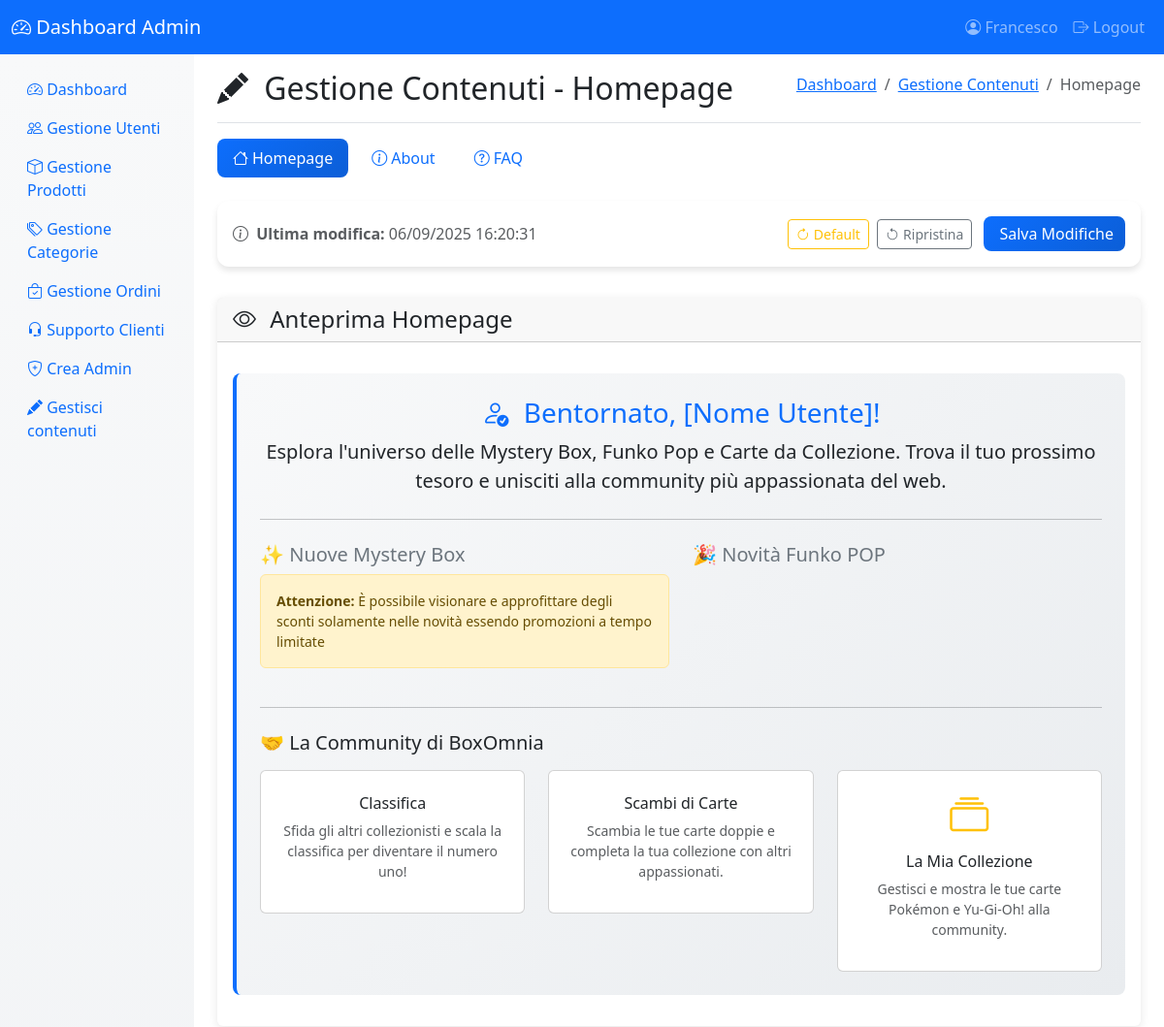
The app's page /pages/dashboard/gestione_contenuti.php (signed in, upper part), older data.
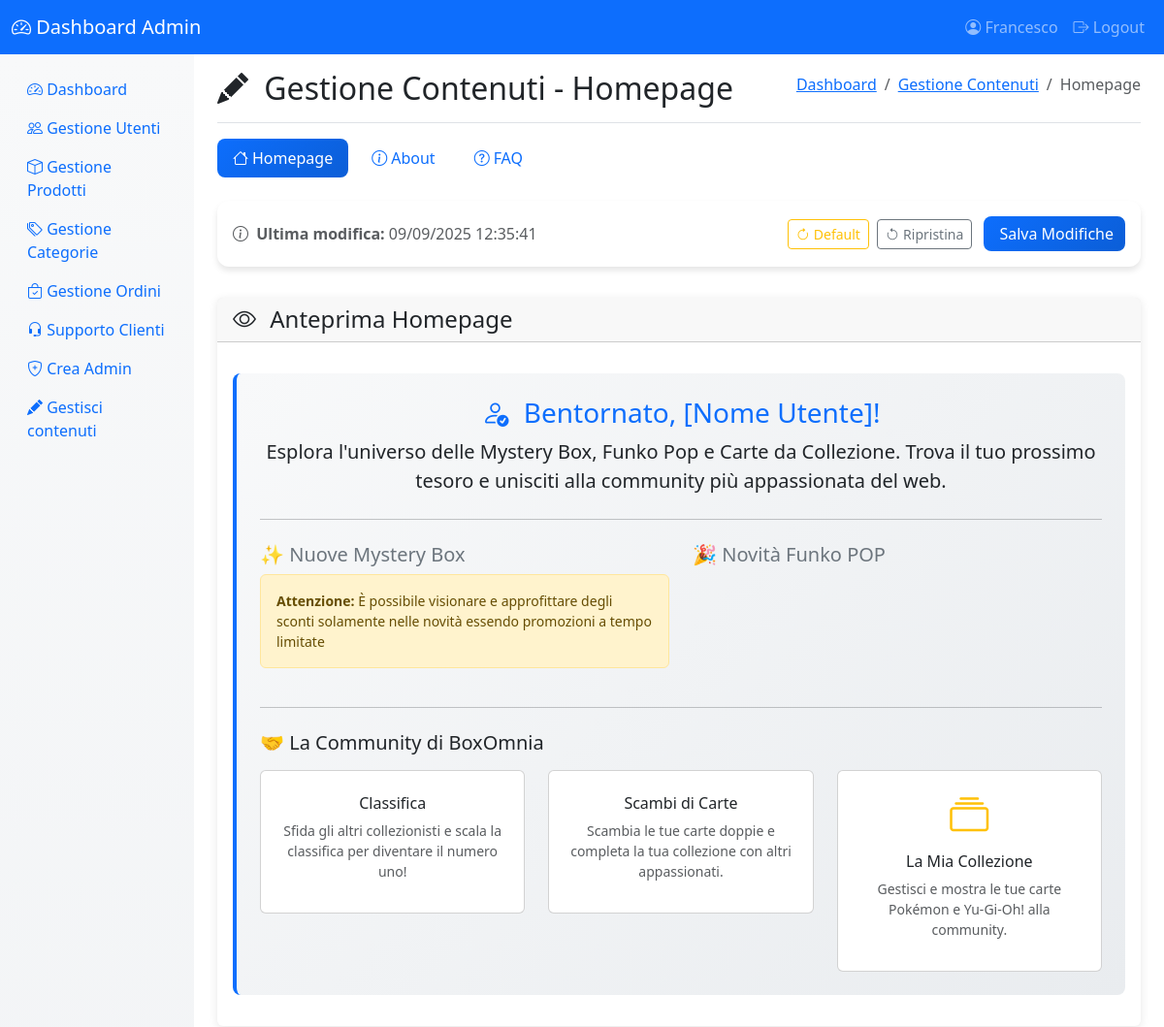
The same page, newer data.
### tables this page shows
CREATE TABLE `contenuti_modificabili` (
  `id_contenuto` varchar(50) NOT NULL,
  `testo_contenuto` mediumtext NOT NULL,
  `data_modifica` datetime DEFAULT CURRENT_TIMESTAMP ON UPDATE CURRENT_TIMESTAMP
);

### pages/dashboard/gestione_contenuti.php (the view, shortened to what the changed rows need)
<?php
$sezione_corrente = $_GET['sezione'] ?? 'homepage';
$messaggio = '';
try {
    $pdo = new PDO('mysql:host=localhost;dbname=boxomnia;charset=utf8mb4', 'admin', 'admin');
    $pdo->setAttribute(PDO::ATTR_ERRMODE, PDO::ERRMODE_EXCEPTION);
    $contenuti_query = [];
    switch ($sezione_corrente) {
        case 'homepage':
            $contenuti_query = [
                    'testo_benvenuto', 'titolo_mystery_box', 'titolo_funko_pop',
                    'titolo_community', 'avviso_promozioni', 'community_classifica_titolo',
                    'community_scambi_titolo', 'community_collezione_titolo',
                    'community_classifica_desc', 'community_scambi_desc', 'community_collezione_desc'
            ];
            break;
    }
    $placeholders = str_repeat('?,', count($contenuti_query) - 1) . '?';
    $stmt = $pdo->prepare("
        SELECT id_contenuto, testo_contenuto, data_modifica
        FROM contenuti_modificabili
        WHERE id_contenuto IN ($placeholders)
        ORDER BY data_modifica DESC
    ");
    $stmt->execute($contenuti_query);
    $contenuti_raw = $stmt->fetchAll(PDO::FETCH_ASSOC);
    $ultima_modifica_generale = null;
    foreach ($contenuti_raw as $contenuto) {
        if ($ultima_modifica_generale === null || $contenuto['data_modifica'] > $ultima_modifica_generale) {
            $ultima_modifica_generale = $contenuto['data_modifica'];
        }
    }
    $contenuti_default = [];
    switch ($sezione_corrente) {
        case 'homepage':
            $contenuti_default = [
                    'testo_benvenuto' => "Esplora l'universo delle Mystery Box, Funko Pop e Carte da Collezione. Trova il tuo prossimo tesoro e unisciti alla community più appassionata del web.",
                    'titolo_mystery_box' => '✨ Nuove Mystery Box',
                    'titolo_funko_pop' => '🎉 Novità Funko POP',
                    'titolo_community' => '🤝 La Community di BoxOmnia',
                    'avviso_promozioni' => 'È possibile visionare e approfittare degli sconti solamente nelle novità essendo promozioni a tempo limitate',
                    'community_classifica_titolo' => 'Classifica',
                    'community_scambi_titolo' => 'Scambi di Carte',
                    'community_collezione_titolo' => 'La Mia Collezione',
                    'community_classifica_desc' => 'Sfida gli altri collezionisti e scala la classifica per diventare il numero uno!',
                    'community_scambi_desc' => 'Scambia le tue carte doppie e completa la tua collezione con altri appassionati.',
                    'community_collezione_desc' => 'Gestisci e mostra le tue carte Pokémon e Yu-Gi-Oh! alla community.'
            ];
            break;
    }
    $ultima_modifica_text = $ultima_modifica_generale ?
            date('d/m/Y H:i:s', strtotime($ultima_modifica_generale)) :
            'Mai modificato';
} catch (PDOException $e) {
    $contenuti_attuali = $contenuti_default;
    $ultima_modifica_text = "Errore nel recupero";
}
?>
<!DOCTYPE html>
<html lang="it">
<head>
    <link href="https://cdn.jsdelivr.net/npm/bootstrap@5.3.0/dist/css/bootstrap.min.css" rel="stylesheet">
    <link href="https://cdn.jsdelivr.net/npm/bootstrap-icons@1.10.5/font/bootstrap-icons.css" rel="stylesheet">
</head>
<body class="d-flex flex-column min-vh-100">
<div class="container-fluid flex-grow-1">
    <div class="row">
        <main class="col-md-9 ms-sm-auto col-lg-10 px-md-4">
            <div class="d-flex justify-content-between flex-wrap flex-md-nowrap align-items-center pt-3 pb-2 mb-3 border-bottom">
                <h1 class="h2">
                    <i class="bi bi-pencil-fill me-2"></i>
                    Gestione Contenuti - <?= ucfirst($sezione_corrente); ?>
                </h1>
            </div>
            <form method="POST" action="?sezione=<?= $sezione_corrente; ?>">
                <div class="sticky-save-bar">
                    <div class="row align-items-center">
                        <div class="col-md-7">
                            <?php if (empty($messaggio)): ?>
                                <div class="text-muted">
                                    <i class="bi bi-info-circle me-1"></i>
                                    <strong>Ultima modifica:</strong> <?= htmlspecialchars($ultima_modifica_text); ?>
                                </div>
                            <?php endif; ?>
                        </div>
                    </div>
                </div>
            </form>
        </main>
    </div>
</div>
</body>
</html>

Row changes from the older to the newer data that the page shows:
changed contenuti_modificabili: data_modifica "06/09/2025 16:20:31" → "09/09/2025 12:35:41"
